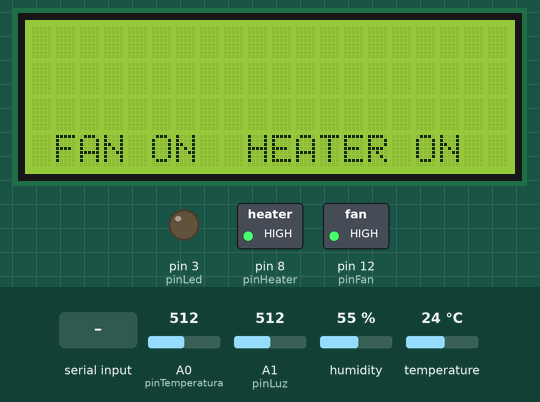
A sketch run on a simulated Arduino Uno, built with avr-gcc and run on an emulated ATmega328P. On the bench: 20×4 character LCD, switched loads named in the sketch (green lamp = pin HIGH), output pins drawn as LEDs (lit = HIGH). Dashed ring = blinking. The test bench sets the inputs (shaded band); at power-on: humidity 55 %, A0 (pinTemperatura) = 512, A1 (pinLuz) = 512, temperature 24 °C.

Above: at 1.2 s.
1.3 s: humidity set to 41 %
At 5.4 s:
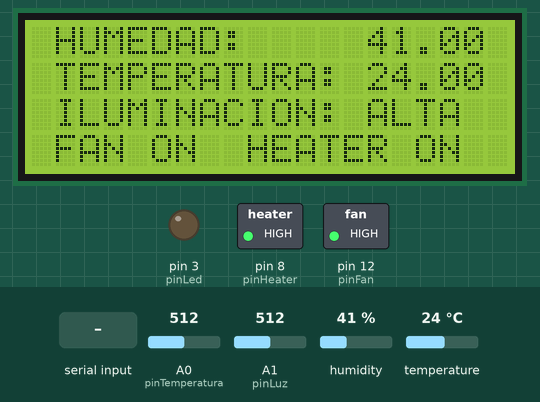
6.5 s: humidity set to 38 %
At 8.5 s:
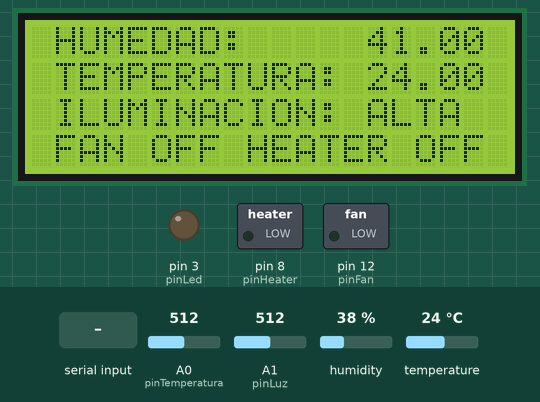
11.5 s: A0 (pinTemperatura) set to 45
13.0 s: A0 (pinTemperatura) set to 38
At 13.9 s:
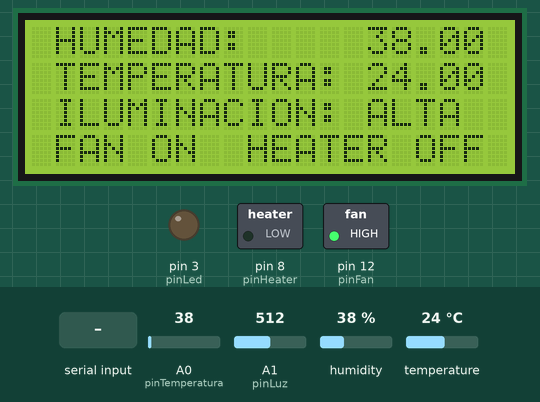
14.5 s: "1" received over the second serial link
At 16.97 s:
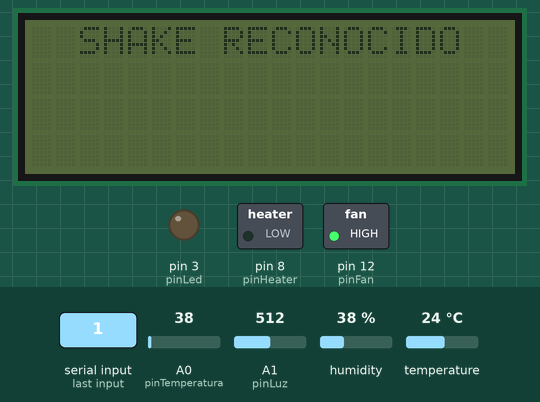
18.0 s: humidity set to 22 %
At 23.3 s:
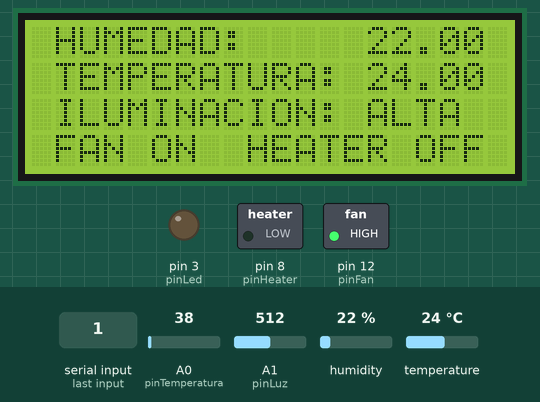
23.6 s: humidity set to 19 %
At 26.55 s:
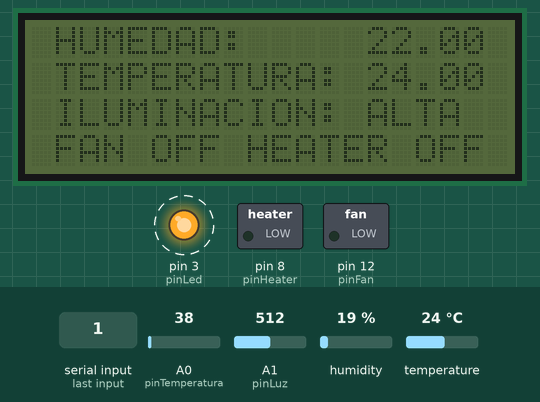
Timing chart, 0 to 28.3 s (numbered marks = the images above; inputs shaded):
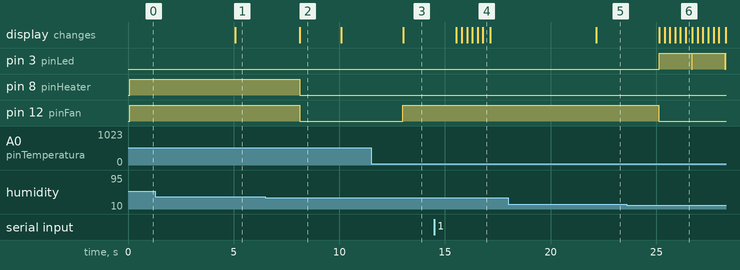

Measured:
- the behaviour switches between 40 and 39 % on humidity (found by bisection; images 1 and 2)
- the behaviour switches between 41 and 40 on A0 (pinTemperatura) (found by bisection; images 2 and 3)
- the behaviour switches between 21 and 20 % on humidity (found by bisection; images 5 and 6)
- after the input at 1.3 s, the display: changes after 3.8 s (image 1)
- after the input at 6.5 s, pin 8 (pinHeater), pin 12 (pinFan): HIGH → LOW after 1.6 s; the display: changes after 1.6 s (image 2)
- after the input at 11.5 s, every drawn part: stays the same
- after the input at 13.0 s, pin 12 (pinFan): LOW → HIGH at once; the display: changes at once (image 3)
- after the input at 14.5 s, the display: first changes after 1.0 s (image 4 shows a later state)
- after the input at 18.0 s, the display: changes after 4.2 s (image 5)
- after the input at 23.6 s, pin 3 (pinLed): alternates HIGH for 1.5 s and LOW for 0.02 s, starting after 1.5 s; pin 12 (pinFan): HIGH → LOW after 1.5 s; the display: first changes after 1.5 s (image 6 shows a later state)

The sketch:

SOASkecth.ino
```cpp
#include "DHT.h"
#define DHTTYPE DHT22
#include <Wire.h>
#include <LiquidCrystal_I2C.h>
#include <SoftwareSerial.h>
SoftwareSerial bluetooth(10, 11); // RX, TX (contrario)
//                    addr, en,rw,rs,d4,d5,d6,d7,bl,blpol
LiquidCrystal_I2C lcd(0x27, 2, 1, 0, 4, 5, 6, 7, 3, POSITIVE);  // 0x27 es la direccion del i2c del lcd

const int pinLuz = A1;                //Pin del LDR
const int pinTemperatura = A0;        //Pin del Lm35
const int pinLed = 3;                 //Pin del Led
const int pinFan = 12;                //Pin del Fan
const int pinHeater = 8;              //Pin del Heater
const int pinDHT = 5;                 //Pin del DHT
DHT sensorDeHumedad(pinDHT, DHTTYPE); //Inicializar el sensor con el pin y el tipo(Dht22)

const long intervaloPantalla = 5000;
unsigned long tiempoPantallaViejo = 0;
int iluminacion;

bool procesoTerminado = false;
bool heaterOn = false;
bool fanOn = false;
bool fanConfig = false;
bool heaterConfig = false;
bool humConfig = false;
bool tempConfig = false;
float temperatura;
float humedad;

float humedadConfMin;
float tempConfMin;
float tempConf;
float ilumConf;

void setup() {

  humedadConfMin = 20;
  tempConfMin = 20;
  Serial.begin(9600);
  lcd.begin(20, 4);        // 4 lineas con 20 caracteres cada una
  sensorDeHumedad.begin();
  bluetooth.begin(9600);
  pinMode(pinLed , OUTPUT);
  pinMode(pinHeater, OUTPUT);
  pinMode(pinLuz, INPUT);
  lcd.clear();
}

void loop() {

  humedad = leerHumedad();
  temperatura = (5.0 * analogRead(A0) * 100.0) / 1024;
  iluminacion = analogRead(pinLuz);
  unsigned long tiempoPantallaActual = millis();

  if (procesoTerminado == false && tiempoPantallaActual - tiempoPantallaViejo >= intervaloPantalla) {
    tiempoPantallaViejo = tiempoPantallaActual;
    float temperaturaDHT = leerTemperatura();
    lcd.clear();
    lcd.setCursor(1, 0);
    lcd.print("HUMEDAD: " );
    lcd.setCursor(14, 0);
    lcd.print(humedad);
    lcd.setCursor(1, 1);
    lcd.print("TEMPERATURA: " );
    lcd.setCursor(14, 1);
    lcd.print(temperaturaDHT);
    lcd.setCursor(1, 2);
    lcd.print("ILUMINACION: " );
    lcd.setCursor(14, 2);


    String ilu;
    if (iluminacion < 150) {
      lcd.print("BAJA");
      ilu = "Baja";
    } else {
      if (iluminacion >= 150 && iluminacion <= 400) {
        lcd.print("MEDIA");
        ilu = "Media";
      } else
      {
        lcd.print("ALTA");
        ilu = "Alta";
      }
    }
    String heater;
    String proceso;
    String fan;
    if (heaterOn == true) {
      heater = "ON";
      lcd.setCursor(9, 3);
      lcd.print("HEATER ON ");
    } else {
      heater = "OFF";
      lcd.setCursor(9, 3);
      lcd.print("HEATER OFF");
    }
    if (fanOn == true) {
      fan = "ON";
      lcd.setCursor(1, 3);
      lcd.print("FAN ON ");
    } else {
      fan = "OFF";
      lcd.setCursor(1, 3);
      lcd.print("FAN OFF");
    } if (procesoTerminado == true) {
      proceso = "ON";
    } else {
      proceso = "OFF";
    }

    String enviar = String(temperaturaDHT) + "|" + String(humedad) + "|" + ilu + "|" + heater + "|" + proceso + "|" + fan + "|";
    bluetooth.println(enviar);

  }

  if ( humedad >= 40) {
    procesoTerminado = false;
    digitalWrite(pinLed, LOW);                        // Apagar LED que indica que no finalizo el proceso

    if (!fanConfig) {
      analogWrite(pinFan, 255);                         // Encender el Ventilador a velocidad maxima
      fanOn = true;
      lcd.setCursor(1, 3);
      lcd.print("FAN ON ");
    }
    if (!heaterConfig) {
      digitalWrite(pinHeater, HIGH);                    // Encender el Calentador
      heaterOn = true;
      lcd.setCursor(9, 3);
      lcd.print("HEATER ON ");
    }

  } else {
    if (temperatura < tempConfMin) {
      digitalWrite(pinLed, LOW);                        // Apagar LED que indica que no finalizo el proceso
      procesoTerminado = false;
      if (!fanConfig) {
        analogWrite(pinFan, 255);                         // Encender el Ventilador a velocidad maxima
        fanOn = true;
        lcd.setCursor(1, 3);
        lcd.print("FAN ON ");
      }
    }
  }
  if (humedad < 40 && temperatura >= 20 && iluminacion >= 150) {   // Falta terminar el secado pero no es necesario continuar con el calentador encendido
    digitalWrite(pinLed, LOW);                        // Apagar LED que indica que no finalizo el proceso
    procesoTerminado = false;

    if (!fanConfig) {
      analogWrite(pinFan, 0);
      fanOn = false;
      lcd.setCursor(1, 3);
      lcd.print("FAN OFF");
    }
    if (!heaterConfig) {
      digitalWrite(pinHeater, LOW);                 // Detener el Calentador
      heaterOn = false;
      lcd.setCursor(9, 3);
      lcd.print("HEATER OFF");
    }
  }
  if (humedad <= humedadConfMin) {                            // Se termina el secado
    analogWrite(pinFan, 0);                       // Detener el ventilador
    fanOn = false;
    lcd.setCursor(1, 3);
    lcd.print("FAN OFF");
    digitalWrite(pinHeater, LOW);                 // Detener el Calentador
    lcd.setCursor(9, 3);
    lcd.print("HEATER OFF");
    heaterOn = false;

    digitalWrite(pinLed, HIGH);                   // Encender LED indicando que finalizo el proceso

    for (int i = 0; i < 3; i++)                   // Blink al lcd
    {
      lcd.backlight();
      delay(250);
      lcd.noBacklight();
      delay(250);
    }
    lcd.backlight();
    lcd.clear();
    lcd.setCursor(2, 1);
    lcd.print("PROCESO DE SECADO");
    lcd.setCursor(4, 2);
    lcd.print("COMPLETADO");
    procesoTerminado = true;
    bluetooth.println("fin");
  }

  if (bluetooth.available()) {

    String solicitud = bluetooth.readString();
    bool shake = solicitud.startsWith("1");
    bool proximidad = solicitud.startsWith("2");
    bool luz = solicitud.startsWith("3");
    bool eCalentador = solicitud.startsWith("5");
    bool aCalentador = solicitud.startsWith("6");
    bool eFan = solicitud.startsWith("7");
    bool aFan = solicitud.startsWith("8");
    bool hum = solicitud.startsWith("h");
    bool temp = solicitud.startsWith("t");
    bool original = solicitud.startsWith("o");

    if (shake) {                         //SHAKE
      lcd.clear();
      lcd.setCursor(0, 3);
      lcd.print("                     ");
      lcd.print(" SHAKE RECONOCIDO");
      for (int i = 0; i < 3; i++)                  // Blink al lcd
      {
        lcd.backlight();
        delay(250);
        lcd.noBacklight();
        delay(250);
      }
      lcd.backlight();
      lcd.setCursor(0, 3);
      lcd.print("                     ");
    }
    if (proximidad) {                        //PROXI
      digitalWrite(pinHeater, HIGH);
      delay(200);
      digitalWrite(pinHeater, LOW);
      delay(200);
      digitalWrite(pinHeater, HIGH);
      delay(200);
      digitalWrite(pinHeater, LOW);
      delay(200);
      digitalWrite(pinHeater, HIGH);
      delay(200);
      digitalWrite(pinHeater, LOW);
      delay(200);
      digitalWrite(pinHeater, HIGH);
      delay(200);
      digitalWrite(pinHeater, LOW);
      delay(200);
      digitalWrite(pinHeater, HIGH);
      delay(200);
      if (heaterOn == false) {
        digitalWrite(pinHeater, LOW);
      }
    }
    if (luz) {                               //LUZ
      digitalWrite(pinLed, LOW);
      delay(200);
      digitalWrite(pinLed, HIGH);
      delay(200);
      digitalWrite(pinLed, LOW);
      delay(200);
      digitalWrite(pinLed, HIGH);
      delay(200);
      digitalWrite(pinLed, LOW);
      delay(200);
      digitalWrite(pinLed, HIGH);
      delay(200);
      digitalWrite(pinLed, LOW);
      delay(200);
      digitalWrite(pinLed, HIGH);
      delay(200);
      digitalWrite(pinLed, LOW);
    }
    if (eFan) {
      analogWrite(pinFan, 255);                         // Encender el Ventilador a velocidad maxima
      fanOn = true;
      fanConfig = true;
      lcd.setCursor(1, 3);
      lcd.print("FAN ON ");
    }
    if (eCalentador) {
      digitalWrite(pinHeater, HIGH);                    // Encender el Calentador
      heaterOn = true;
      heaterConfig = true;
      lcd.setCursor(9, 3);
      lcd.print("HEATER ON ");
    }
    if (aFan) {
      analogWrite(pinFan, 0);                         // Encender el Ventilador a velocidad maxima
      fanOn = false;
      fanConfig = true;
      lcd.setCursor(1, 3);
      lcd.print("FAN OFF");
    }
    if (aCalentador) {
      digitalWrite(pinHeater, LOW);                    // Encender el Calentador
      heaterOn = false;
      heaterConfig = true;
      lcd.setCursor(9, 3);
      lcd.print("HEATER OFF");
    }
    if (hum) {
      solicitud.remove(0, 1);
      humedadConfMin = solicitud.toFloat();
      humConfig = true;
    }
    if (temp) {
      solicitud.remove(0, 1);
      Serial.println(solicitud);
      tempConfMin = solicitud.toFloat();
      tempConfig = true;
    }

    if (original) {
      fanConfig = false;
      heaterConfig = false;
      humConfig = false;
      tempConfig = false;
      humedadConfMin = 20;
      tempConfMin = 20;
    }
  }
}


void probarLuz() {
  delay(2000);
  iluminacion = analogRead(pinLuz);
  Serial.print("El valor de la iluminacion es: ");
  Serial.print(iluminacion);
  Serial.println();
}

void probarLed() {
  digitalWrite(pinLed  , HIGH);   // poner el Pin en HIGH
  delay(1000);                   // esperar un segundo
  digitalWrite(pinLed , LOW);    // poner el Pin en LOW
  delay(1000);

}

void probarHumedad() {
  delay(2000);
  float humedad = leerHumedad();
  float temperatura = leerTemperatura();
  mostrarHumedadYTemperatura(humedad, temperatura);
}

void probarTemperatura() {
  float  temperatura = (5.0 * analogRead(A0) * 100.0) / 1024;
  //se multiplica por 5 y divide por 1024 por la precision del sensor, y se multiplica por 100 para pasar de voltaje a grados C (1°C son 0,01V)
  Serial.print(temperatura);
  Serial.println();
  delay(2000);
}

float leerHumedad() {
  return sensorDeHumedad.readHumidity();// Lee la humedad desde el sensor DHT22
}

float leerTemperatura() {
  return sensorDeHumedad.readTemperature();//Lee la temperatura desde el sensor DHT22
}
void mostrarHumedadYTemperatura(float humedad, float temperatura) {
  //////////////////////////////////////////////////Humedad
  Serial.print("Humedad Relativa: ");
  Serial.print(humedad);//Escribe la humedad
  Serial.println(" % ");
  ///////////////////////////////////////////////////Temperatura
  Serial.print("Temperatura: ");
  Serial.print(temperatura);//Escribe la temperatura
  Serial.println(" C'");
}

void encenderVentilador(int pinFan, int velocidad) {
  analogWrite(pinFan, velocidad);
}

void probarVentilador() {
  encenderVentilador(pinFan, 255);
}
```
